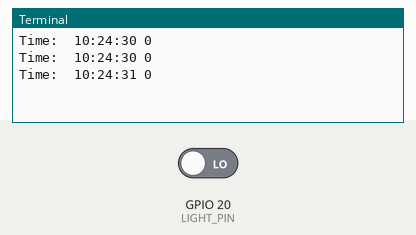
Recording of a program running on a simulated Raspberry Pi (BCM pin numbers). On the bench: the last lines printed to the terminal. The inputs (shaded band) are chosen by the test bench; at power-on: GPIO 20 (LIGHT_PIN) LOW. The clock reads 2024-03-15 10:24:30 at power-on unless the program sets it.

Above: at 1.2 s.
1.3 s: GPIO 20 (LIGHT_PIN) driven HIGH
At 1.9 s:
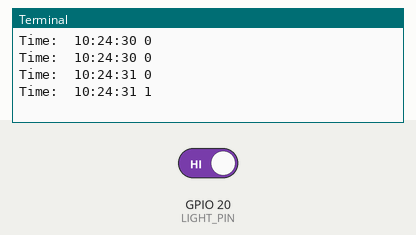
2.8 s: GPIO 20 (LIGHT_PIN) driven LOW
At 3.4 s:
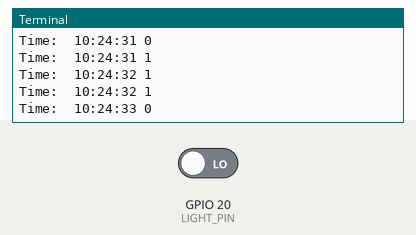
Timing chart, 0 to 5.8 s (numbered marks = the images above; inputs shaded):
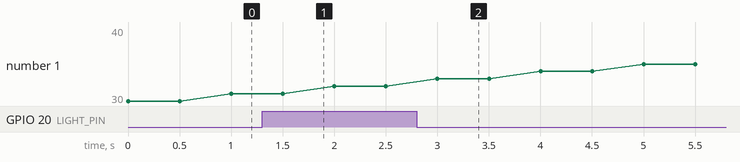

The program:

DigitalLightSensor.py
```python
import RPi.GPIO as GPIO
import time
import datetime as dt

'''
  Digitial Light Sensor. Tested and working on 08-Dec-2019 4:42pm
  Will output 0: Light Detected
              1: Dark
'''

GPIO.setmode(GPIO.BCM)

GPIO.setwarnings(False)
LIGHT_PIN = 20 # 2
GPIO.setup(LIGHT_PIN, GPIO.IN)


while True:
  print("Time: ", dt.datetime.now().strftime('%H:%M:%S'), GPIO.input(LIGHT_PIN))
  time.sleep(0.5)
```

Measured:
- after the input at 1.3 s, the terminal: prints a new line after 0.20 s (image 1)
- after the input at 2.8 s, the terminal: prints a new line after 0.20 s (image 2)
